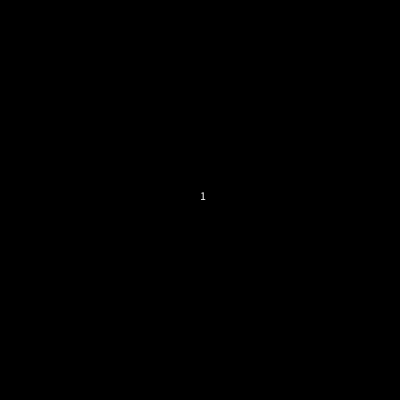
Frame 1 (no input)
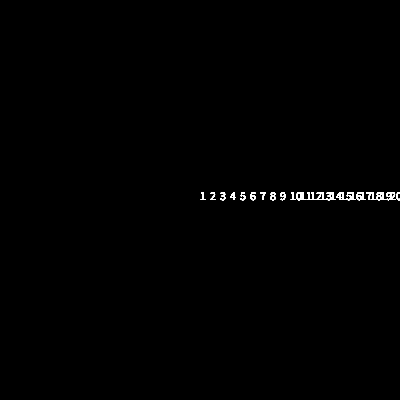
Frame 60 (the mouse pressed at the canvas centre just before this capture)
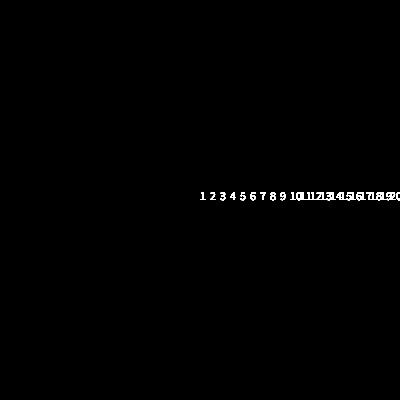
Frame 120 (the mouse held since frame 60 and released just before this capture)

The Processing sketch that drew these frames (run headless with seeded random() and noise(); from frame 60 on, the mouse is pressed at the canvas centre):

// Processing sketch: ulamSpiral
// ── ulamSpiral.pde
int x, y, val;
int max, rows, cols;

ArrayList<Point> arr = new ArrayList<Point>();

void setup(){
  
  x = width/2;
  y = height/2;

  val = 1;
  
  max = (rows * cols);
  
  background(0);
  size(400,400);
}

void draw(){
  arr.add(new Point(x,y,val));
  
  for (Point p : arr){
    p.display();
  }
  
  x += 10;
  val++;
}

class Point {
  int x;
  int y;
  int val;
  
  public Point(int x, int y, int val){
    this.x = x;
    this.y = y;
    this.val = val;
  }
  
  public void display(){
    text(this.val, this.x, this.y);
  }
}
